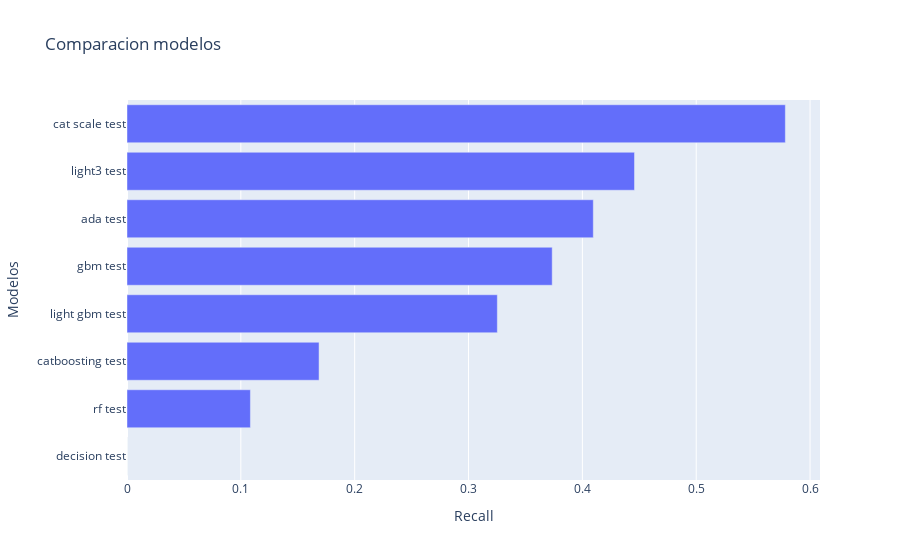

The cell this chart's notebook holds for it:
### Code cell
final_test.sort_values(by = ['Recall'], ascending=True,inplace=True)
fig = px.bar(final_test, x ='Recall', y = final_test.index,title = 'Comparacion modelos', height = 500,labels={'index':'Modelos'})
fig.show()

### Figure 1 — Plotly figure (JSON) as saved in the notebook; plotly's stock layout.template omitted (floating-point values rounded to 4 significant figures)
{"data": [{"alignmentgroup": "True", "hovertemplate": "Recall=%{x}<br>Modelos=%{y}<extra></extra>", "legendgroup": "", "marker": {"color": "#636efa", "pattern": {"shape": ""}}, "name": "", "offsetgroup": "", "orientation": "h", "showlegend": false, "textposition": "auto", "type": "bar", "x": [0, 0.1084, 0.1687, 0.3253, 0.3735, 0.4096, 0.4458, 0.5783], "xaxis": "x", "y": ["decision test", "rf test", "catboosting test", "light gbm test", "gbm test", "ada test", "light3 test", "cat scale test"], "yaxis": "y"}], "layout": {"autosize": true, "barmode": "relative", "legend": {"tracegroupgap": 0}, "title": {"text": "Comparacion modelos"}, "xaxis": {"anchor": "y", "autorange": true, "domain": [0, 1], "range": [0, 0.6087], "title": {"text": "Recall"}, "type": "linear"}, "yaxis": {"anchor": "x", "autorange": true, "domain": [0, 1], "range": [-0.5, 7.5], "title": {"text": "Modelos"}, "type": "category"}}}
